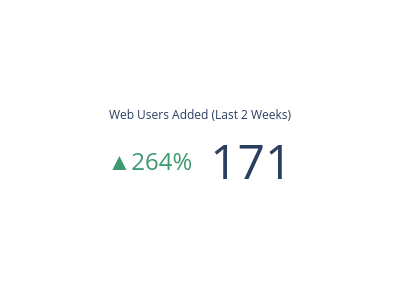

Source (notebook cell):
### Code cell
fig = go.Figure(go.Indicator(
    mode="number+delta",
    value=len(web_added_in_last_2_weeks),
    delta={'reference': len(web_added_last_period), 'relative': True, 'position': "left", 'valueformat': ".0%"},
    title={"text": "Web Users Added (Last 2 Weeks)"},
    number={'font': {'size': 48}},
    domain={'x': [0, 1], 'y': [0, 1]}
))
fig.update_layout(paper_bgcolor="white", width=400, height=300)
fig.show()

### Figure 1 — Plotly figure (JSON) as saved in the notebook; plotly's stock layout.template omitted (floating-point values rounded to 4 significant figures)
{"data": [{"delta": {"position": "left", "reference": 47, "relative": true, "valueformat": ".0%"}, "domain": {"x": [0, 1], "y": [0, 1]}, "mode": "number+delta", "number": {"font": {"size": 48}}, "title": {"text": "Web Users Added (Last 2 Weeks)"}, "type": "indicator", "value": 171}], "layout": {"height": 300, "paper_bgcolor": "white", "width": 400}}
